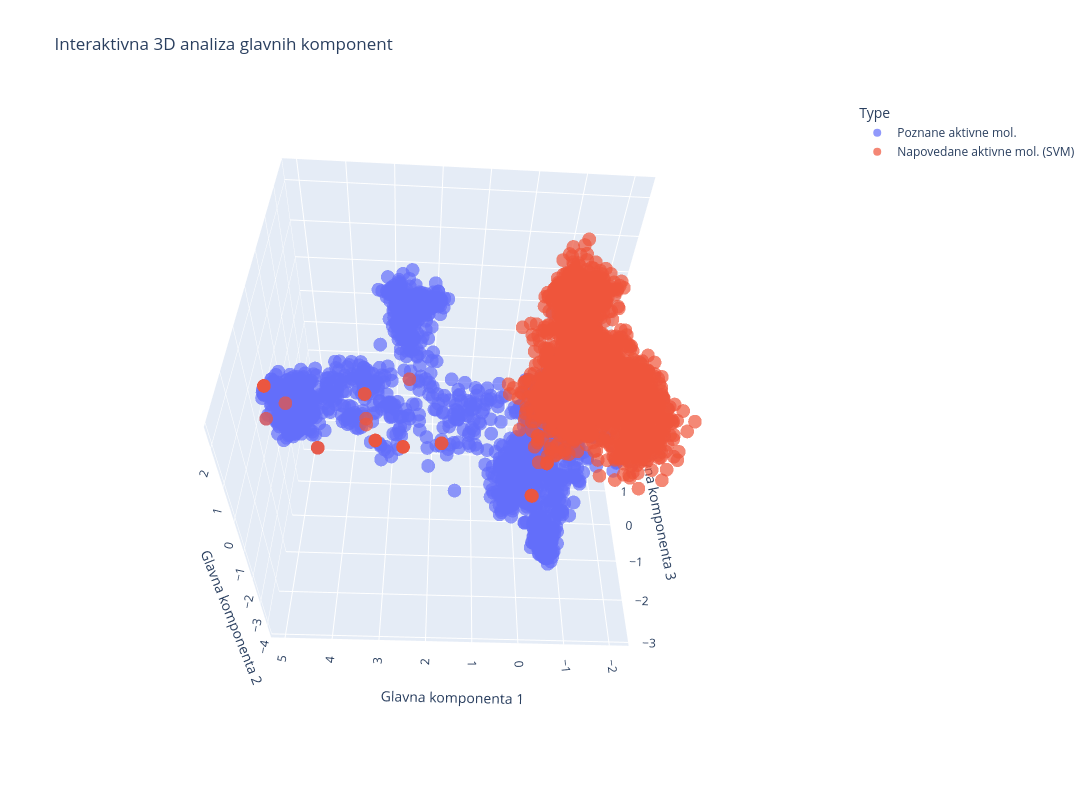

Notebook code for this chart:
### Code cell
import numpy as np
import plotly.express as px
import pandas as pd
from sklearn.decomposition import PCA

# Apply PCA with 3 components
pca = PCA(n_components=3)
pca_result = pca.fit_transform(combined_data)

# Create a DataFrame for Plotly
df = pd.DataFrame(pca_result, columns=['PC1', 'PC2', 'PC3'])

# Assign labels to differentiate known vs predicted molecules
df['Type'] = ['Poznane aktivne mol.'] * len(proven_active) + ['Napovedane aktivne mol. (SVM)'] * len(predicted_active_svm)

# Create interactive 3D scatter plot
fig = px.scatter_3d(df, x='PC1', y='PC2', z='PC3', color='Type',
                     title="Interaktivna 3D analiza glavnih komponent",
                     labels={'PC1': 'Glavna komponenta 1', 'PC2': 'Glavna komponenta 2', 'PC3': 'Glavna komponenta 3'},
                     opacity=0.7)

# Make the figure larger
fig.update_layout(width=1200, height=800)  # Adjust size as needed

# Show the plot
fig.show()

### Figure 1 — Plotly figure (JSON) as saved in the notebook; plotly's stock layout.template omitted (floating-point values rounded to 4 significant figures; data arrays with more than 128 entries replaced by an {"elided": "..."} marker saying what was removed)
{"data": [{"hovertemplate": "Type=Poznane aktivne mol.<br>Glavna komponenta 1=%{x}<br>Glavna komponenta 2=%{y}<br>Glavna komponenta 3=%{z}<extra></extra>", "legendgroup": "Poznane aktivne mol.", "marker": {"color": "#636efa", "opacity": 0.7, "symbol": "circle"}, "mode": "markers", "name": "Poznane aktivne mol.", "scene": "scene", "showlegend": true, "type": "scatter3d", "x": {"elided": "2103 float values"}, "y": {"elided": "2103 float values"}, "z": {"elided": "2103 float values"}}, {"hovertemplate": "Type=Napovedane aktivne mol. (SVM)<br>Glavna komponenta 1=%{x}<br>Glavna komponenta 2=%{y}<br>Glavna komponenta 3=%{z}<extra></extra>", "legendgroup": "Napovedane aktivne mol. (SVM)", "marker": {"color": "#EF553B", "opacity": 0.7, "symbol": "circle"}, "mode": "markers", "name": "Napovedane aktivne mol. (SVM)", "scene": "scene", "showlegend": true, "type": "scatter3d", "x": {"elided": "2371 float values"}, "y": {"elided": "2371 float values"}, "z": {"elided": "2371 float values"}}], "layout": {"height": 800, "legend": {"title": {"text": "Type"}, "tracegroupgap": 0}, "scene": {"aspectmode": "auto", "aspectratio": {"x": 1.058, "y": 0.9697, "z": 0.9744}, "camera": {"center": {"x": 0, "y": 0, "z": 0}, "eye": {"x": 0.09272, "y": 1.637, "z": -1.414}, "projection": {"type": "perspective"}, "up": {"x": 0, "y": 0, "z": 1}}, "domain": {"x": [0, 1], "y": [0, 1]}, "xaxis": {"title": {"text": "Glavna komponenta 1"}, "type": "linear"}, "yaxis": {"title": {"text": "Glavna komponenta 2"}, "type": "linear"}, "zaxis": {"title": {"text": "Glavna komponenta 3"}, "type": "linear"}}, "title": {"text": "Interaktivna 3D analiza glavnih komponent"}, "width": 1200}}
